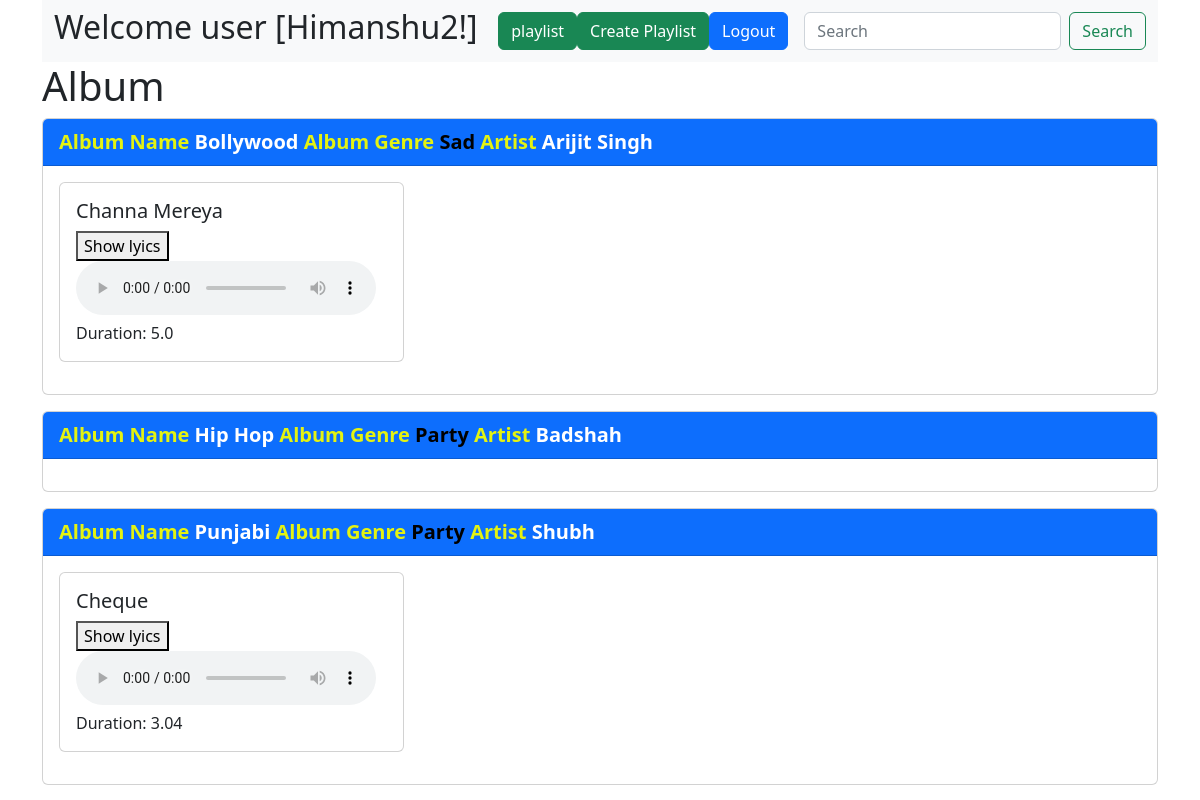
The app's page /market (signed in) with its own data.
### application/models.py (models this page shows, shortened)
class Album(db.Model):
    id = db.Column(db.Integer, primary_key=True)
    name = db.Column(db.String, nullable=False, unique=True)
    maker = db.Column(db.Integer, db.ForeignKey("manager.id"))
    genre = db.Column(db.String, nullable=False)
    artist = db.Column(db.String, nullable=False)
    song = db.relationship("Song", backref="album", lazy=True)

class Song(db.Model):
    id = db.Column(db.Integer, primary_key=True)
    name = db.Column(db.String(100), nullable=False)
    lyrics = db.Column(db.String(20), nullable=False)
    duration = db.Column(db.Float, nullable=False)
    audio = db.Column(db.String(255))
    date_created = db.Column(db.DateTime, default=datetime.utcnow)
    parent = db.Column(db.Integer, db.ForeignKey("album.id"))
    playlists = db.relationship(
        "Playlist", secondary=playlist_song_association, back_populates="songs"
    )

### application/controllers.py (the view)
@app.route("/market")
def market():
    albums = Album.query.all()
    song = Song.query.all()
    return render_template(
        "userdashboard.html",
        albums=albums,
        song=song,
        user=session["user"],
    )

### templates/userdashboard.html (shortened to what this page needs)
<!DOCTYPE html>
<html lang="en">
<head>
    <link href="https://cdn.jsdelivr.net/npm/bootstrap@5.2.3/dist/css/bootstrap.min.css" rel="stylesheet">
</head>
<body>
    <div class="container">
        <nav class="navbar navbar-expand-lg navbar-light bg-light">
    <div class="container-fluid">
        <h2>Welcome user [{{ user }}!]</h2>
        <div class="collapse navbar-collapse" id="navbarSupportedContent">
            <ul class="navbar-nav ml-auto mb-2 mb-lg-0">
                <li class="nav-item">
                    <a class="btn btn-success"  href="{{ url_for('playlist') }}">playlist</a>
                </li >
                <li class="nav-item">
                    <form method="POST" action="{{ url_for('create_playlist') }}">
                        <button class="btn btn-success" type="submit">Create Playlist</button>
                    </form>
                </li>
                <li class="nav-item">
                    <a class="btn btn-primary" href="/logout">Logout</a>
                </li>
                <li class="ms-3">
                    <form class="d-flex" role="search" method="POST" id="search-form">
                        <input class="form-control me-2" type="search" name="search" placeholder="Search" aria-label="Search">
                        <button class="btn btn-outline-success" type="submit">Search</button>
                    </form>
                </li>
            </ul>
        </div>
    </div>
</nav>
    </div>
    <div class="container">
        <h1>Album</h1>
        {% for album in albums %}
        <div class="card mb-3">
            <div class="card-header bg-primary text-white">
                <span style="color: rgb(228, 243, 17); margin-bottom: 0; font-size: 20px; font-weight: 700;">
                    Album Name <span style="color: white;">{{ album.name }}</span>
                </span>
                <span style="margin-bottom: 0; color: rgb(228, 243, 17); font-size: 20px; font-weight: 700;">
                    Album Genre <span style="color: black;">{{ album.genre }}</span>
                </span>
                <span style="margin-bottom: 0; color: rgb(228, 243, 17); font-size: 20px; font-weight: 700;">
                    Artist <span style="color: white;">{{ album.artist }}</span>
                </span>
            </div>
            <div class="card-body">
                <div class="row">
                    {% for song in album.song %}
                    <div class="col-md-4 mb-3">
                        <div class="card h-100">
                            <div class="card-body">
                                <h5 class="card-title">{{ song.name }}</h5>
                                <button id ="x" onclick="showLyrics('{{ song.lyrics }}')">Show lyics </button>
                               <audio controls>
                                    <source src="{{ url_for('static', filename=song.audio) }}" type="audio/mp3">
                                </audio>
                                <p class="card-text">Duration: {{ song.duration }}</p>
                            </div>
                        </div>
                    </div>
                    {% endfor %}
                </div>
            </div>
        </div>
        {% endfor %}
</body>
</html>

### records on screen
Album: name "Bollywood", genre "Sad", artist "Arijit Singh"
Song: name "Channa Mereya", duration "5.0"
Album: name "Hip Hop", genre "Party", artist "Badshah"
Album: name "Punjabi", genre "Party", artist "Shubh"
Song: name "Cheque", duration "3.04"

### other values on screen
{{ user }} "Himanshu2"
